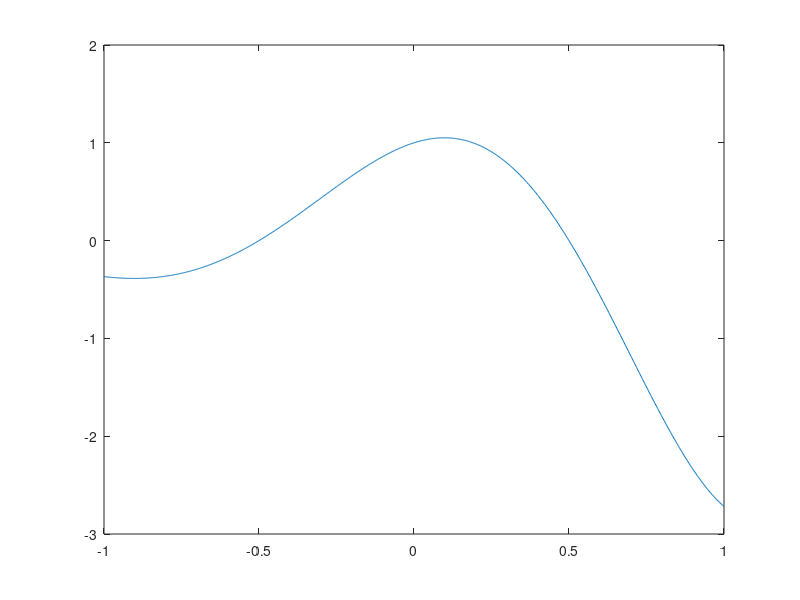

The MATLAB script that drew this image: (Note: this script raises an error after producing the figure.)
close all;
%task1/2
N =[5,10,15];
for k =N
figure;
x=linspace(-1,1,1001);
y=linspace(-1,1,1001);
for i =1:1001
   y(i)=cos(pi*x(i))*exp(x(i)); 
end
plot(x,y);
for i =1:k
   hold on;
   t=calculatePrime(i,k);
   l=cos(pi*t)*exp(t); 
   plot(t,l,'*r');
    
end
axis([-1,1,-1,2]);
hold on;
coeficients=findCoeficients(k,k-1,0);
for i =1:size(x,2)
y(i)=calculateValue(coeficients,x(i),k-1);
end
plot(x,y);
title("k="+(k-1)+" n="+k);
hold off;
end

%%create animated plot
figure
for n = 1:15
    for k =1:n
        clf;
        x=linspace(-1,1,1001);
        yEx=linspace(-1,1,1001);
        for i =1:1001
            yEx(i)=cos(pi*x(i))*exp(x(i)); 
        end
        plot(x,yEx);
        for i =1:n
            hold on;
            t=calculatePrime(i,n);
            l=cos(pi*t)*exp(t); 
            plot(t,l,'*r');
    
        end
        axis([-1,1,-1,2]);
        hold on;
        coeficients=findCoeficients(n,k,0);
        for i =1:size(x,2)
            y(i)=calculateValue(coeficients,x(i),k);
        end
        plot(x,y);
        t=norm(y-yEx,2)/norm(yEx,2);
        title("k="+k+" n="+n+" infNorm error="+num2str(t));
        pause(.8);
    end
end


%task3
result = zeros(30,30);
for n = 1:30
    for k= 1:n
        aproximation=linspace(-1,1,1001);
        coeficients=findCoeficients(n,k,0);
        for i = 1:1001
            aproximation(i)=calculateValue(coeficients,aproximation(i),k);
        end
        value = linspace(-1,1,1001);
        for i = 1:1001
            value(i)=cos(pi*value(i))*exp(value(i));
        end
        result(n,k) = norm(aproximation-value,2)/norm(value,2);
    end
end
figure;
mesh(1:30,1:30,result);
title("dependence of 2norm error on n and k");


result = zeros(30,30);
for n = 1:30
    for k= 1:n
        aproximation=linspace(-1,1,1001);
        coeficients=findCoeficients(n,k,0);
        for i = 1:1001
            aproximation(i)=calculateValue(coeficients,aproximation(i),k);
        end
        value = linspace(-1,1,1001);
        for i = 1:1001
            value(i)=cos(pi*value(i))*exp(value(i));
        end
        result(n,k) = norm(aproximation-value,inf)/norm(value,inf);
    end
end
figure;
mesh(1:30,1:30,result);
title("dependence of inf error on n and k");
%task4

sigma = 100;
result = zeros(30,30);
for n = 1:30
    for k= 1:n
        aproximation=linspace(-1,1,1001);
        coeficients=findCoeficients(n,k,sigma);
        for i = 1:1001
            aproximation(i)=calculateValue(coeficients,aproximation(i),k);
        end
        value = linspace(-1,1,1001);
        for i = 1:1001
            value(i)=cos(pi*value(i))*exp(value(i));
        end
        result(n,k) = norm(aproximation-value,2)/norm(value,2);
    end
end
figure;
mesh(1:30,1:30,result);
title("dependence of 2norm error on n and k with sigma="+sigma);

sigma = 100;
result = zeros(30,30);
for n = 1:30
    for k= 1:n
        aproximation=linspace(-1,1,1001);
        coeficients=findCoeficients(n,k,sigma);
        for i = 1:1001
            aproximation(i)=calculateValue(coeficients,aproximation(i),k);
        end
        value = linspace(-1,1,1001);
        for i = 1:1001
            value(i)=cos(pi*value(i))*exp(value(i));
        end
        result(n,k) = norm(aproximation-value,inf)/norm(value,inf);
    end
end
figure;
mesh(1:30,1:30,result);
title("dependence of infnorm error on n and k with sigma="+sigma);

%task 4
y=linspace(-1,1,1001);
x=y;
yexact=y;
t=0;
for sigma = linspace(0,100,1001)
    t=t+1;
    coeficients=findCoeficients(15,10,sigma);
    for i = 1:1001
       y(i)= calculateValue(coeficients,x(i),10);
    end
    for i = 1:1001
        yexact(i)=cos(pi*x(i))*exp(x(i));
    end
    error(t)=norm(y-yexact,inf)/norm(yexact,inf);
end
plot(linspace(0,100,1001),error);
title("dependence of infnorm error sigma");





y=linspace(-1,1,1001);
x=y;
yexact=y;
error;
figure;
t=0;
for sigma = linspace(0,100,1001)
    t=t+1;
    coeficients=findCoeficients(15,10,sigma);
    for i = 1:1001
       y(i)= calculateValue(coeficients,x(i),10);
    end
    for i = 1:1001
        yexact(i)=cos(pi*x(i))*exp(x(i));
    end
    error(t)=norm(y-yexact,2)/norm(yexact,2);
end
plot(linspace(0,100,1001),error);
title("dependence of 2norm error sigma");
